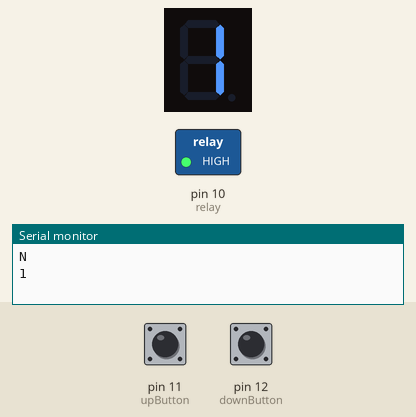
Recording of a sketch running on a simulated Arduino Uno, built with avr-gcc and run on an emulated ATmega328P. Shown: 1-digit seven-segment display, switched loads named in the sketch (green lamp = pin HIGH), the last lines printed to the serial monitor. Wiring (inferred from the names in the program): 1-digit 7-segment display, segments lit when HIGH: segments pin 7, pin 8, pin 2, pin 3, pin 4, pin 5, pin 6. The inputs (shaded band) are chosen by the test bench; at power-on: pin 11 (upButton) HIGH, pin 12 (downButton) HIGH. The segment pins are drawn as the display they are named for; pins used as bus, display or sensor lines are not drawn.

Above: at 1.2 s.
1.3 s: pin 11 (upButton) pulled LOW for 0.15 s
At 2.3 s:
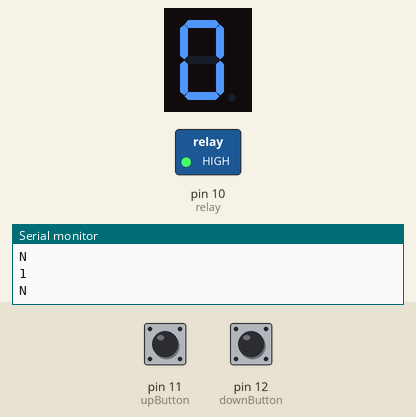
2.9 s: pin 12 (downButton) pulled LOW for 0.15 s
Timing chart, 0 to 5.9 s (numbered marks = the images above; inputs shaded):
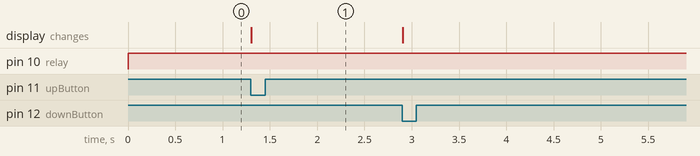

Measured:
- after the input at 1.3 s, the display: changes at once (image 1)

The sketch:

shift_monitoring.ino
```cpp
/*************************
* Gear shift indicator + *
*    quick shifter       *
*    By: Omar Gamal      *
* c.omargamal@gmail.com  *
*                        *
*       17/4/2016        *
**************************/


//let power-button-resistor-ground and take the output at
//button and resistor mutual pin


//defining constants for shift up/down buttons
#define upButton 11
#define downButton 12
#define relay 10


//defining the 7-segment pins
#define a 7
#define b 8
#define c 2
#define d 3
#define e 4
#define f 5
#define g 6


//6 speed gearbox
#define maxShifts 6
#define minShifts 0


//defining boolean variables to save last button press
boolean lastUpButton = LOW;
boolean lastDownButton = LOW;


//the number of gear we're in
int i=0;


//controls the light of the 7-segment
void light(int number)
{
  switch (number)
  {
    case 0:
      digitalWrite(a, HIGH);
      digitalWrite(b, HIGH);
      digitalWrite(c, HIGH);
      digitalWrite(d, HIGH);
      digitalWrite(e, HIGH);
      digitalWrite(f, HIGH);
      digitalWrite(g, LOW);
      break;

    case 1:
      digitalWrite(a, LOW);
      digitalWrite(b, HIGH);
      digitalWrite(c, HIGH);
      digitalWrite(d, LOW);
      digitalWrite(e, LOW);
      digitalWrite(f, LOW);
      digitalWrite(g, LOW);
      break;

    case 2:
      digitalWrite(a, HIGH);
      digitalWrite(b, HIGH);
      digitalWrite(c, LOW);
      digitalWrite(d, HIGH);
      digitalWrite(e, HIGH);
      digitalWrite(f, LOW);
      digitalWrite(g, HIGH);
      break;

    case 3:
      digitalWrite(a, HIGH);
      digitalWrite(b, HIGH);
      digitalWrite(c, HIGH);
      digitalWrite(d, HIGH);
      digitalWrite(e, LOW);
      digitalWrite(f, LOW);
      digitalWrite(g, HIGH);
      break;

    case 4:
      digitalWrite(a, LOW);
      digitalWrite(b, HIGH);
      digitalWrite(c, HIGH);
      digitalWrite(d, LOW);
      digitalWrite(e, LOW);
      digitalWrite(f, HIGH);
      digitalWrite(g, HIGH);
      break;

    case 5:
      digitalWrite(a, HIGH);
      digitalWrite(b, LOW);
      digitalWrite(c, HIGH);
      digitalWrite(d, HIGH);
      digitalWrite(e, LOW);
      digitalWrite(f, HIGH);
      digitalWrite(g, HIGH);
      break;

    case 6:
      digitalWrite(a, HIGH);
      digitalWrite(b, LOW);
      digitalWrite(c, HIGH);
      digitalWrite(d, HIGH);
      digitalWrite(e, HIGH);
      digitalWrite(f, HIGH);
      digitalWrite(g, HIGH);
      break;
  }
}


//a function that shifts up
void upShift()
{
  if(digitalRead(upButton) == lastUpButton)
    {
      if(i<maxShifts)
      {
        digitalWrite(relay, HIGH);
        Serial.println(++i);
        light(i);
        delay(200);
      }
    }


  while(digitalRead(upButton) == HIGH)
  {
    //it stays here until you release the button
  }

  //to prevent shifting more than once
  delay(5);
  digitalWrite(relay, LOW);
}


//a function that shifts down
void downShift()
{
  if(digitalRead(downButton) == lastDownButton)
    {
      if(i==1)
      {
        digitalWrite(relay, HIGH);
        Serial.println('N');
        light(0);
        delay(200);
        i--;
      }

      if(i>(minShifts+1))
      {
        digitalWrite(relay, HIGH);
        Serial.println(--i);
        light(i);
        delay(200);
      }
    }


  while(digitalRead(downButton) == HIGH)
  {
    //it stays here until you release the button
  }

  //to prevent shifting more than once
  delay(5);
  digitalWrite(relay, LOW);
}


void setup()
{
  pinMode(upButton, INPUT);
  pinMode(downButton, INPUT);
  pinMode(relay, OUTPUT);

  Serial.begin(9600);
  Serial.println('N');
  light(0);

  pinMode(a,OUTPUT);
  pinMode(b,OUTPUT);
  pinMode(c,OUTPUT);
  pinMode(d,OUTPUT);
  pinMode(e,OUTPUT);
  pinMode(f,OUTPUT);
  pinMode(g,OUTPUT);
}


void loop()
{
  lastUpButton = digitalRead(upButton);
  lastDownButton = digitalRead(downButton);

  //if upshift button is pressed
  if(lastUpButton == HIGH)
  {
    upShift();
  }


  //if downshift button is pressed
  else if(lastDownButton == HIGH)
  {
    downShift();
  }
}
```
